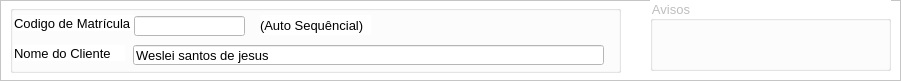
          <widget class="QFrame" name="frame_3">
           <property name="geometry">
            <rect>
             <x>10</x>
             <y>20</y>
             <width>901</width>
             <height>81</height>
            </rect>
           </property>
           <property name="styleSheet">
            <string notr="true">background-color: rgb(255, 255, 255);</string>
           </property>
           <property name="frameShape">
            <enum>QFrame::StyledPanel</enum>
           </property>
           <property name="frameShadow">
            <enum>QFrame::Raised</enum>
           </property>
           <widget class="QGroupBox" name="groupBox_12">
            <property name="enabled">
             <bool>false</bool>
            </property>
            <property name="geometry">
             <rect>
              <x>650</x>
              <y>0</y>
              <width>241</width>
              <height>71</height>
             </rect>
            </property>
            <property name="font">
             <font>
              <pointsize>10</pointsize>
             </font>
            </property>
            <property name="title">
             <string>Avisos</string>
            </property>
           </widget>
           <widget class="QGroupBox" name="groupBox_29">
            <property name="geometry">
             <rect>
              <x>10</x>
              <y>5</y>
              <width>611</width>
              <height>68</height>
             </rect>
            </property>
            <property name="title">
             <string/>
            </property>
            <widget class="QLabel" name="label">
             <property name="geometry">
              <rect>
               <x>4</x>
               <y>10</y>
               <width>121</width>
               <height>16</height>
              </rect>
             </property>
             <property name="font">
              <font>
               <family>Arial</family>
               <pointsize>10</pointsize>
              </font>
             </property>
             <property name="text">
              <string>Codigo de Matrícula</string>
             </property>
            </widget>
            <widget class="QLabel" name="label_14">
             <property name="geometry">
              <rect>
               <x>4</x>
               <y>40</y>
               <width>111</width>
               <height>16</height>
              </rect>
             </property>
             <property name="font">
              <font>
               <family>Arial</family>
               <pointsize>10</pointsize>
              </font>
             </property>
             <property name="text">
              <string>Nome do Cliente</string>
             </property>
            </widget>
            <widget class="QLineEdit" name="codMatricula">
             <property name="enabled">
              <bool>false</bool>
             </property>
             <property name="geometry">
              <rect>
               <x>124</x>
               <y>11</y>
               <width>111</width>
               <height>20</height>
              </rect>
             </property>
             <property name="toolTip">
              <string>Auto Sequêncial</string>
             </property>
             <property name="styleSheet">
              <string notr="true">background-color: rgb(255, 255, 255);</string>
             </property>
            </widget>
            <widget class="QLineEdit" name="nomeCliente">
             <property name="geometry">
              <rect>
               <x>123</x>
               <y>40</y>
               <width>471</width>
               <height>20</height>
              </rect>
             </property>
             <property name="font">
              <font>
               <family>Arial</family>
               <pointsize>10</pointsize>
              </font>
             </property>
             <property name="styleSheet">
              <string notr="true">background-color: rgb(255, 255, 255);</string>
             </property>
             <property name="text">
              <string>Weslei santos de jesus</string>
             </property>
            </widget>
            <widget class="QLabel" name="label_37">
             <property name="geometry">
              <rect>
               <x>250</x>
               <y>10</y>
               <width>111</width>
               <height>20</height>
              </rect>
             </property>
             <property name="font">
              <font>
               <family>Arial</family>
               <pointsize>10</pointsize>
              </font>
             </property>
             <property name="styleSheet">
              <string notr="true">color: rgb(0, 0, 0);</string>
             </property>
             <property name="text">
              <string>(Auto Sequêncial)</string>
             </property>
            </widget>
           </widget>
          </widget>
